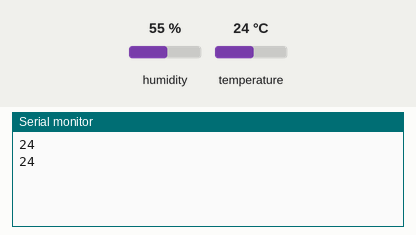
Simulated run of this sketch. Board: Arduino Uno, built with avr-gcc and run on an emulated ATmega328P. Shown: the last lines printed to the serial monitor. The inputs (shaded band) are chosen by the test bench; at power-on: temperature 24 °C, humidity 55 %.

Above: at 3.8 s.
3.9 s: temperature set to 12 °C
At 7.1 s:
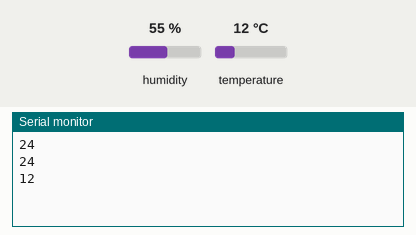
7.8 s: temperature set to 19 °C
At 10.2 s:
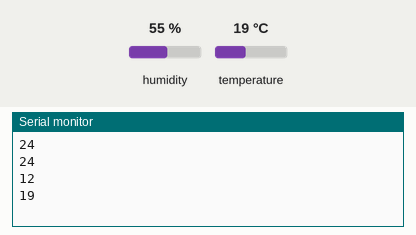
Timing chart, 0 to 11.7 s (numbered marks = the images above; inputs shaded):
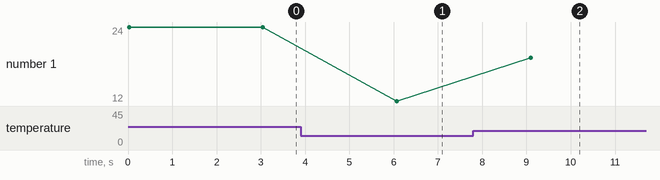

The sketch:

temp_test.ino
```cpp
#include <dht11.h>
dht11 DHT;
#define DHT11_PIN 2

void setup()
{
  Serial.begin(9600);
}

void loop()
{
  int chk;
  chk = DHT.read(DHT11_PIN); //Читаем данные с датчика
  Serial.println(DHT.temperature,1);
  delay(3000);
}
```

Measured:
- after the input at 3.9 s, the serial monitor: prints a new line after 2.2 s (image 1)
- after the input at 7.8 s, the serial monitor: prints a new line after 1.3 s (image 2)
- plotted number 1: 24 → 12 after the input at 3.9 s, 12 → 19 after the input at 7.8 s
